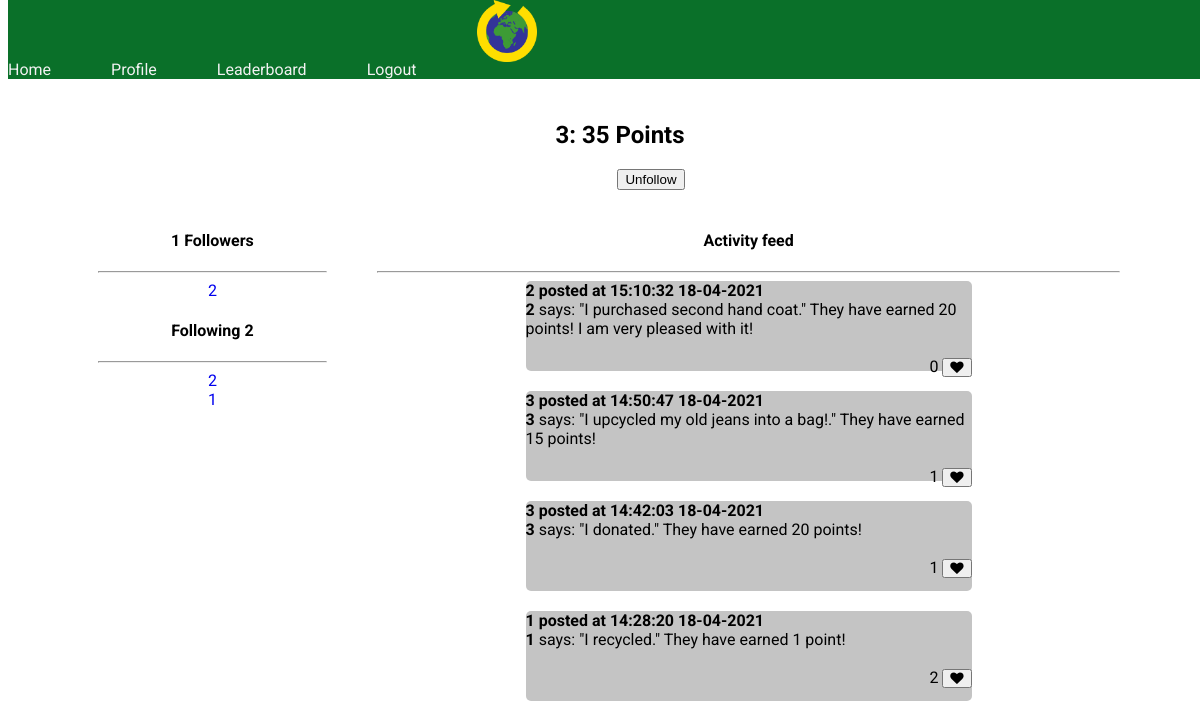
Page /user/3 (signed in) on the committed database.
### app/models.py (models this page shows, shortened)
class User(UserMixin, db.Model):
    id = db.Column(db.Integer, primary_key=True)
    username = db.Column(db.String(64), index=True, unique=True)
    email = db.Column(db.String(120), index=True, unique=True)
    password_hash = db.Column(db.String(128))
    posts = db.relationship('Post', backref='author', lazy='dynamic')
    points = db.Column(db.Integer, default=0)
    followed = db.relationship(
        'User', secondary=followers,
        primaryjoin=(followers.c.follower_id == id),
        secondaryjoin=(followers.c.followed_id == id),
        backref=db.backref('followers', lazy='dynamic'), lazy='dynamic')
    def is_following(self, user):
        return self.followed.filter(
            followers.c.followed_id == user.id).count() > 0

class Post(db.Model):
    id = db.Column(db.Integer, primary_key=True)
    body = db.Column(db.String(140))
    action = db.Column(db.String(64))
    item = db.Column(db.String(64))
    timestamp = db.Column(db.String, index=True)
    user_id = db.Column(db.Integer, db.ForeignKey('user.id'))
    points = db.Column(db.Integer,default=0)
    likes = db.Column(db.Integer, default=0)

### app/routes.py (the view, shortened to what this page needs)
@app.route('/user/<username>', methods=['GET','POST'])
@login_required
def user(username):
    user = User.query.filter_by(username=username).first_or_404()
    posts = db.session.query(Post).order_by(desc(Post.id)).limit(20).all()
    form = LogActivity()
    form2 = EmptyForm()
    return render_template("user.html",user=user, posts=posts, form=form, points=user.points)

### app/forms.py
class LogActivity(FlaskForm):
    actions = {'donated':20,'recycled':1,'upcycled':15,'reused':3,'purchased second hand':20, 'completed the weekly challenge':25,'have something else to share':0}
    action = SelectField('Action:',choices=list(actions.keys()), validators=[DataRequired()])
    item = StringField()
    comment = TextAreaField('Share a comment on your achievement?')
    submit = SubmitField('Log Activity')

class EmptyForm(FlaskForm):
    submit = SubmitField('Submit')

### app/models.py (called while the page is built)
@login.user_loader
def load_user(id):
    return User.query.get(int(id))

### app/templates/user.html (shortened to what this page needs)
{% extends "base.html" %}
{% block content %}
    <table class="aboutme">
        <tr valign="top">
            <td>
                <h2>{{ user.username }}: {{ user.points }} Points</h2>
                {% if user == current_user %}
                {% elif current_user.is_following(user) %}
                <p>
                    <form action="{{ url_for('unfollow', username=user.username) }}" method="post">
                        {{ form.submit(value='Unfollow') }}
                    </form>
                </p>
                {% endif %}
            </td>
        </tr>
    </table>
<div id="container">
    <div id="followers">
        <div id="followers_all">
            <h4>{{ user.followers.count() }} Followers</h4>
            <hr>
            {% for user in user.followers %}
            <a href="{{ url_for('user',username=user.username) }}" id="follower">
            <div>  {{ user.username }} </div>
            </a>
            {% endfor %}
        </div>
        <div id="following_all">
            <h4>Following {{ user.followed.count() }}</h4>
            <hr>
            {% for user in user.followed %}
            <a href="{{ url_for('user',username=user.username) }}" id="following">
            <div >  {{ user.username }} </div>
            </a>
            {% endfor %}
        </div>
    </div>
    <div id="activityfeed">
        <h4>Activity feed</h4>
        <hr>
        {% for post in posts %}
        <a href="{{ url_for('user',username=post.author.username) }}" id="post_link">
            <div class="activitypost">
            <span id="posted info"><b> {{ post.author.username }} posted at {{ post.timestamp }}</b></span>
            <br>
            <span id="postauthor"><b>{{ post.author.username }}</b></span>
            <span id="postbody">{{ post.body }}</span>
            <br>
            <span id="postlikes"> <form action="{{ url_for('update_like', username=user.username, post_id=post.id) }}" method="POST">{{ post.likes }}
                <button><i class="fa fa-heart"></i></button>
            </form>
            </span>
            <br>
        </div>
        </a>
        {% endfor %}
    </div>
</div>
{% endblock %}

### app/static/base.css (style rules this page uses)
h2 { font-family: Roboto, Open Sans, sans-serif; text-align: center; }
h4 { font-family: Roboto, Open Sans, sans-serif; text-align: center; }
p { font-family: Roboto, Open Sans, sans-serif; }
a { font-family: Roboto, Open Sans, sans-serif; }
body { background-color:white; }
#post_link { text-decoration: none; color: black; }
#postlikes { padding-left: 80%; text-align: right; }
.aboutme { text-align: right; margin-left:auto; margin-right: auto; }
#container { width: 100%; clear: both; margin: auto; }
#followers { font-family: Roboto, Open Sans, sans-serif; text-align: left; margin-left: 50px; margin-right: 25px; width: 20%; height: 800px; float: left; }
#activityfeed { text-align:center; margin-left: 25px; margin-right: 50px; width: 65%; height: 800px; float: left; }
.activitypost { text-align:left; margin-left: auto; margin-right: auto; padding-bottom: 5px; margin-bottom: 20px; width: 60%; height: 85px; border-radius: 5px; background-color: #C4C4C4; font-family: Roboto, Open Sans, sans-serif; }
#follower { text-align: center; text-decoration: none; }
#following { text-align: center; text-decoration: none; }

### rows in the picture
User: username "3", points "35"
User: username "2"
User: username "1"
Post: author.username "2", timestamp "15:10:32 18-04-2021", body "says: \"I purchased second hand coat.\" They have earned 20 points! I am very pleased with it!", likes "0"
Post: author.username "3", timestamp "14:50:47 18-04-2021", body "says: \"I upcycled my old jeans into a bag!.\" They have earned 15 points!", likes "1"
Post: author.username "3", timestamp "14:42:03 18-04-2021", body "says: \"I donated.\" They have earned 20 points!", likes "1"
Post: author.username "1", timestamp "14:28:20 18-04-2021", body "says: \"I recycled.\" They have earned 1 point!", likes "2"

### other values in the picture
{{ user.followers.count() }} "1"
{{ user.followed.count() }} "2"
